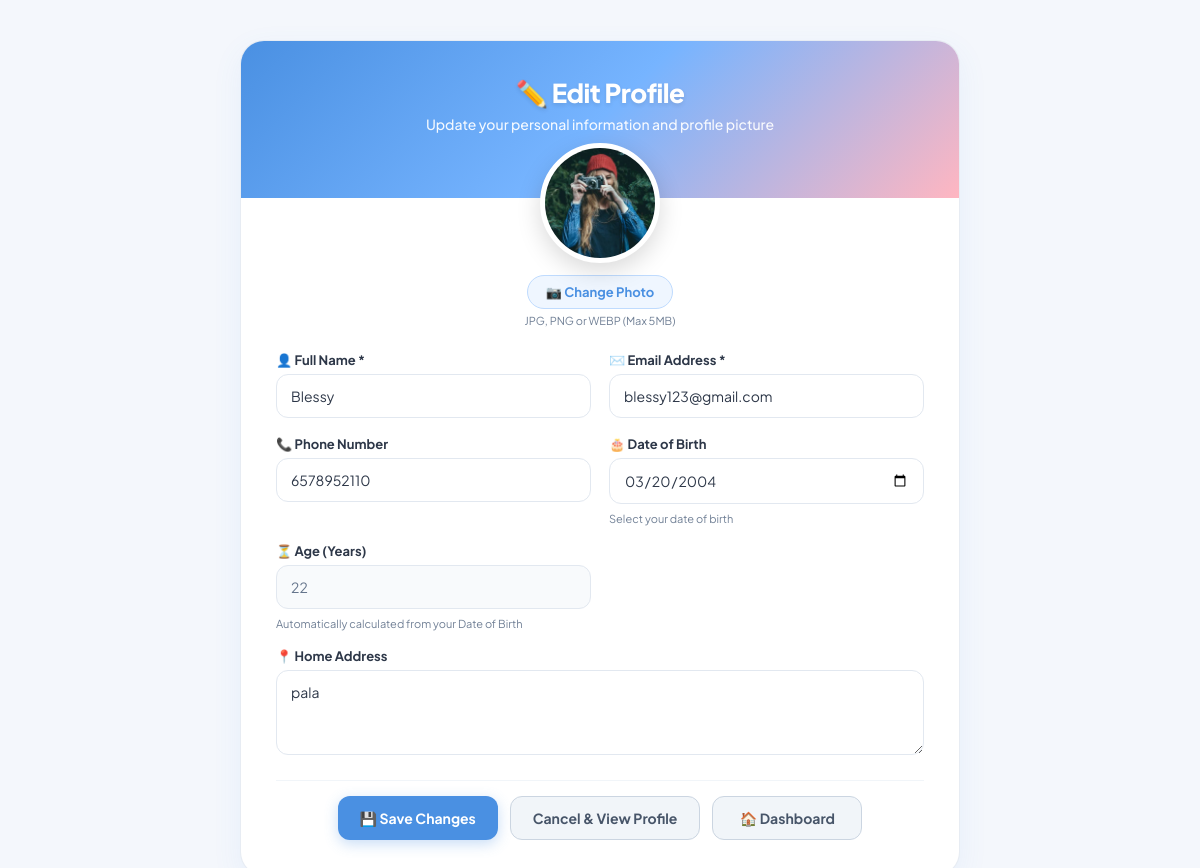
The app's page /User/Profile/ (signed in) with its own data.
### User/models.py (models this page shows, shortened)
class tbl_UserProfile(models.Model):
    user = models.ForeignKey(tbl_registration, on_delete=models.CASCADE, null=True, blank=True, related_name='user_profile')
    age = models.PositiveIntegerField(null=True, blank=True)
    contact = models.CharField(max_length=20, blank=True)
    date_of_birth = models.DateField(null=True, blank=True)
    address = models.TextField(blank=True)
    profile_photo = models.ImageField(upload_to='profile_photos/', null=True, blank=True)
    class Meta:
        db_table = 'tbl_UserProfile'

### Guest/models.py (models this page shows, shortened)
class tbl_registration(models.Model):
    ROLE_CHOICES = (
        ('USER', 'User'),
        ('DOCTOR', 'Doctor'),
        ('ADMIN', 'Admin'),
    )
    user_name = models.CharField(max_length=100)
    user_email = models.EmailField(unique=True)
    user_contact = models.CharField(max_length=20)
    user_address = models.TextField(default='', blank=True)
    user_password = models.CharField(max_length=255)
    role = models.CharField(max_length=20, choices=ROLE_CHOICES, default='USER')
    is_active = models.BooleanField(default=True)
    created_at = models.DateTimeField(null=True, blank=True)
    class Meta:
        ordering = ['-id']

### User/views.py (the view, shortened to what this page needs)
# urls.py: path('Profile/', views.Profile, name='Profile'),
def Profile(request):
    user, response = guard(request)
    if response:
        return response
    profile, _ = tbl_UserProfile.objects.get_or_create(
        user=user,
        defaults={'contact': user.user_contact, 'address': user.user_address}
    )
    return render(
        request,
        'User/Profile.html',
        {
            'user': user,
            'registration': user,
            'profile': profile
        }
    )

### User/views.py (called while the page is built)
def current_user(request):
    uid = request.session.get('user_id')
    if not uid or request.session.get('role') != 'USER':
        return None
    return tbl_registration.objects.filter(id=uid, is_active=True).first()

def guard(request):
    user = current_user(request)
    if not user:
        return None, redirect('Guest:Login')
    return user, None

### User/Templates/User/Profile.html (shortened to what this page needs)
{% load static %}
<!DOCTYPE html>
<html lang="en">
<head>
</head>
<body>
<div class="edit-container">
    <div class="header-banner">
        <h1>✏️ Edit Profile</h1>
        <p>Update your personal information and profile picture</p>
    </div>
    <div class="card-body">
        <form method="POST" enctype="multipart/form-data">
            <div class="avatar-upload-wrapper">
                <div class="avatar-preview-box">
                    {% if profile.profile_photo %}
                        <img id="avatar_img_preview" src="{{ profile.profile_photo.url }}" class="avatar-preview-img" alt="Profile Preview">
                    {% else %}
                        <div id="avatar_placeholder" class="avatar-preview-placeholder">
                            {{ registration.user_name|slice:":1"|upper|default:"U" }}
                        </div>
                        <img id="avatar_img_preview" src="" class="avatar-preview-img" alt="Profile Preview" style="display: none;">
                    {% endif %}
                </div>
                <label for="profile_photo_input" class="file-upload-btn-label">
                    📷 Change Photo
                </label>
                <span class="upload-hint">JPG, PNG or WEBP (Max 5MB)</span>
            </div>
            <div class="form-grid">
                <div class="form-group">
                    <label for="user_name">👤 Full Name *</label>
                    <input
                        type="text"
                        id="user_name"
                        name="user_name"
                        value="{{ registration.user_name }}"
                        placeholder="Enter your name"
                        required
                    >
                </div>
                <div class="form-group">
                    <label for="user_email">✉️ Email Address *</label>
                    <input
                        type="email"
                        id="user_email"
                        name="user_email"
                        value="{{ registration.user_email }}"
                        placeholder="name@example.com"
                        required
                    >
                </div>
                <div class="form-group">
                    <label for="user_contact">📞 Phone Number</label>
                    <input
                        type="tel"
                        id="user_contact"
                        name="user_contact"
                        value="{{ registration.user_contact|default:profile.contact }}"
                        placeholder="e.g. +91 9876543210"
                    >
                </div>
                <div class="form-group">
                    <label for="date_of_birth">🎂 Date of Birth</label>
                    <input
                        type="date"
                        id="date_of_birth"
                        name="date_of_birth"
                        value="{{ profile.date_of_birth|date:'Y-m-d' }}"
                    >
                    <span class="helper-text">Select your date of birth</span>
                </div>
                <div class="form-group">
                    <label for="age">⏳ Age (Years)</label>
                    <input
                        type="number"
                        id="age"
                        name="age"
                        value="{{ profile.age|default:'' }}"
                        placeholder="Auto calculated"
                        readonly
                        class="readonly-input"
                    >
                    <span class="helper-text">Automatically calculated from your Date of Birth</span>
                </div>
                <div class="form-group full-width">
                    <label for="user_address">📍 Home Address</label>
                    <textarea
                        id="user_address"
                        name="user_address"
                        rows="3"
                        placeholder="Enter your complete residential address"
                    >{{ registration.user_address|default:profile.address }}</textarea>
                </div>
            </div>
            <div class="actions-bar">
                <button type="submit" class="btn btn-submit">
                    💾 Save Changes
                </button>
                <a href="{% url 'User:MyProfile' %}" class="btn btn-secondary">
                    Cancel & View Profile
                </a>
                <a href="{% url 'User:UserDashboard' %}" class="btn btn-secondary">
                    🏠 Dashboard
                </a>
            </div>
        </form>
    </div>
</div>
</body>
</html>

### User/Templates/User/Profile.html (style rules this page uses)
:root { --primary: #4A90E2; --primary-hover: #357ABD; --accent-pink: #FF8BA7; --bg-page: #F4F7FC; --card-bg: #FFFFFF; --text-main: #2D3748; --text-muted: #718096; --border-color: #E2E8F0; --shadow-subtle: 0 10px 30px rgba(74, 144, 226, 0.08); }
* { margin: 0; padding: 0; box-sizing: border-box; font-family: 'Plus Jakarta Sans', sans-serif; }
body { background-color: var(--bg-page); color: var(--text-main); min-height: 100vh; padding: 40px 20px; display: flex; align-items: center; justify-content: center; }
.edit-container { width: 100%; max-width: 720px; background: var(--card-bg); border-radius: 24px; box-shadow: var(--shadow-subtle); overflow: hidden; border: 1px solid rgba(226, 232, 240, 0.8); }
.header-banner { background: linear-gradient(135deg, #4A90E2 0%, #76B4FF 50%, #FFB6C1 100%); padding: 35px 30px 65px; text-align: center; position: relative; }
.header-banner h1 { color: #ffffff; font-size: 26px; font-weight: 800; letter-spacing: -0.5px; margin-bottom: 6px; text-shadow: 0 2px 4px rgba(0,0,0,0.1); }
.header-banner p { color: rgba(255, 255, 255, 0.92); font-size: 14px; font-weight: 500; }
.card-body { padding: 0 35px 35px; margin-top: -55px; position: relative; }
.avatar-upload-wrapper { display: flex; flex-direction: column; align-items: center; margin-bottom: 25px; }
.avatar-preview-box { position: relative; width: 120px; height: 120px; border-radius: 50%; border: 5px solid #ffffff; box-shadow: 0 8px 24px rgba(0, 0, 0, 0.15); background: #ffffff; overflow: hidden; }
.avatar-preview-img { width: 100%; height: 100%; object-fit: cover; display: block; }
.file-upload-btn-label { margin-top: 12px; display: inline-flex; align-items: center; gap: 6px; padding: 8px 18px; background: #EFF6FF; color: var(--primary); border: 1px solid #BFDBFE; border-radius: 20px; font-size: 13px; font-weight: 700; cursor: pointer; transition: all 0.2s ease; }
.upload-hint { font-size: 11px; color: var(--text-muted); margin-top: 5px; }
.form-grid { display: grid; grid-template-columns: repeat(2, 1fr); gap: 18px; margin-bottom: 25px; }
.form-group { display: flex; flex-direction: column; gap: 6px; }
.form-group.full-width { grid-column: span 2; }
label { font-size: 13px; font-weight: 700; color: var(--text-main); display: flex; align-items: center; gap: 5px; }
input[type="text"], input[type="email"], input[type="tel"], input[type="date"], input[type="number"], textarea { width: 100%; padding: 12px 14px; border: 1.5px solid var(--border-color); border-radius: 12px; font-size: 14px; font-family: inherit; color: var(--text-main); background: #FFFFFF; transition: all 0.2s ease; }
input.readonly-input { background-color: #F8FAFC; color: #64748B; cursor: not-allowed; border-color: #E2E8F0; }
.helper-text { font-size: 11px; color: var(--text-muted); margin-top: 2px; }
textarea { resize: vertical; min-height: 85px; }
.actions-bar { display: flex; gap: 12px; justify-content: center; flex-wrap: wrap; padding-top: 15px; border-top: 1px solid #F1F5F9; }
.btn { display: inline-flex; align-items: center; justify-content: center; gap: 8px; padding: 12px 22px; border-radius: 12px; font-size: 14px; font-weight: 700; text-decoration: none; cursor: pointer; transition: all 0.2s ease; min-width: 150px; }
.btn-submit { background: var(--primary); color: #ffffff; box-shadow: 0 4px 14px rgba(74, 144, 226, 0.3); border: none; }
.btn-secondary { background: #F1F5F9; color: #475569; border: 1px solid #CBD5E1; }

### records on screen
tbl_UserProfile: profile_photo (picture), date_of_birth "03/20/2004", age "22"
tbl_registration: user_name "Blessy", user_email "blessy123@gmail.com", user_contact "6578952110", user_address "pala"
